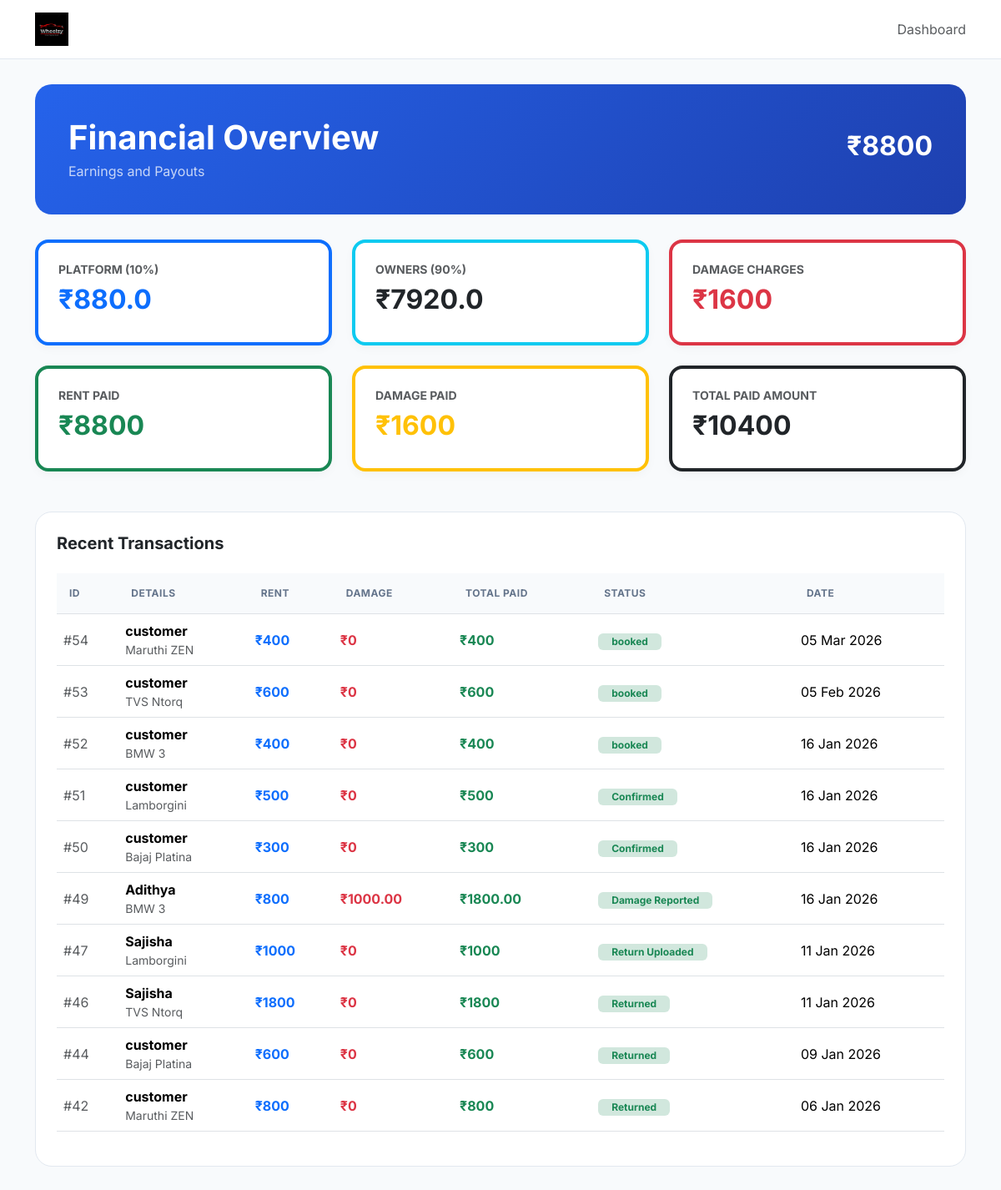
The page /admin_revenue/ (signed in) on the database as committed earlier.
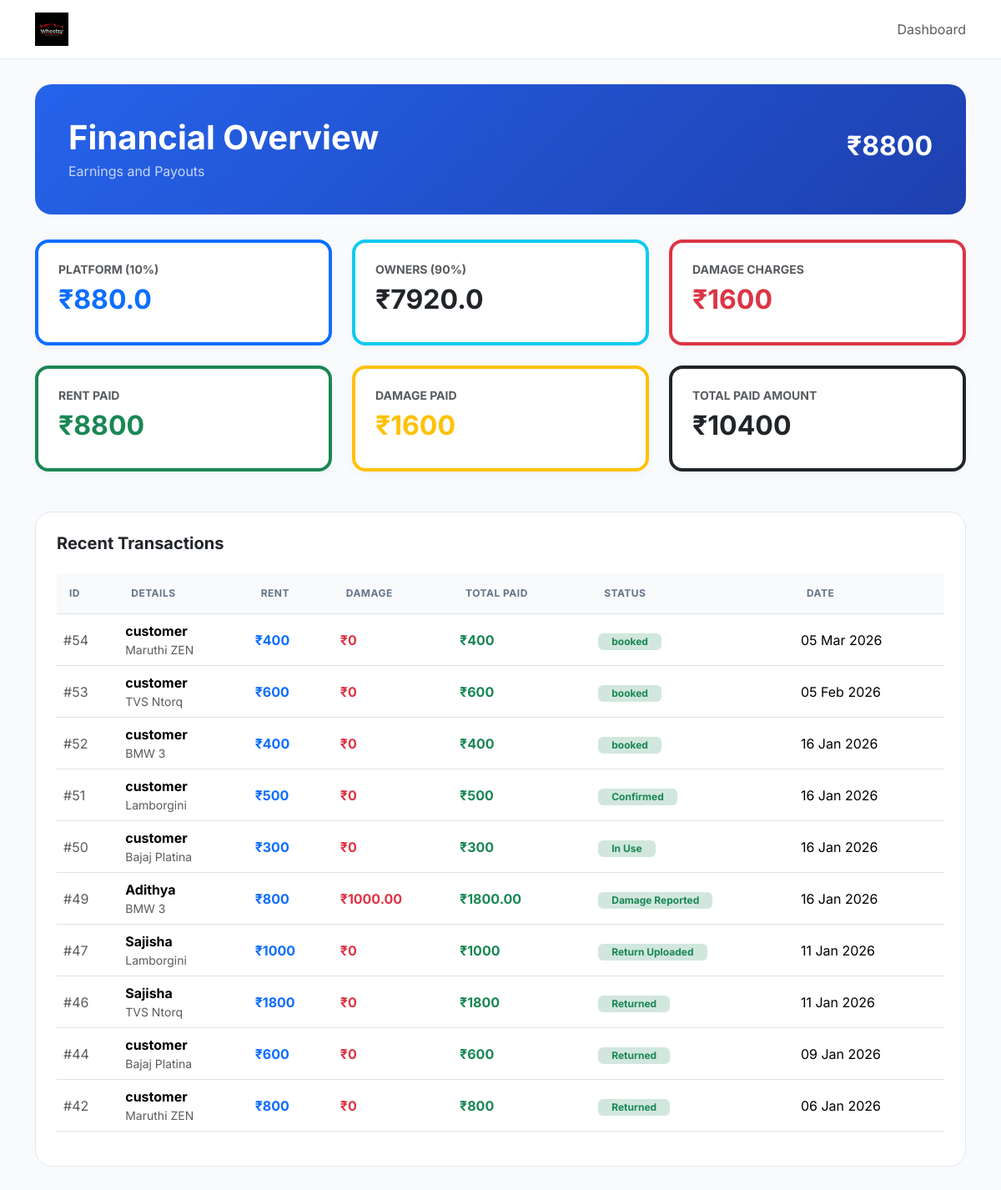
The same page on the database as committed later.
### wheelzy_app/models.py (models this page shows, shortened)
class Booking(models.Model):
    STATUS_CHOICES = [
        ("payment_pending", "Payment Pending"),
        ("pending", "Pending"),
        ("confirmed", "Confirmed"),
        ("in_use", "In Use"),
        ("returned", "Returned"),
        ("return_uploaded", "Return Uploaded"),
        ("damage_reported", "Damage Reported"),
        ("cancelled", "Cancelled"),
        ("rejected", "Rejected"),
    ]
    user = models.ForeignKey(User, on_delete=models.CASCADE)
    vehicle = models.ForeignKey(Vehicle, on_delete=models.CASCADE)
    start_time = models.DateTimeField()
    end_time = models.DateTimeField()
    total_price = models.PositiveIntegerField(default=0)
    status = models.CharField(max_length=30, choices=STATUS_CHOICES, default="payment_pending")
    is_rent_paid = models.BooleanField(default=False)
    ordered_at = models.DateTimeField(auto_now_add=True)
    razorpay_order_id = models.CharField(max_length=255, blank=True, null=True)
    razorpay_payment_id = models.CharField(max_length=255, blank=True, null=True)
    razorpay_signature = models.CharField(max_length=255, blank=True, null=True)

class Vehicle(models.Model):
    VEHICLE_TYPES = (
        ("car", "Car"),
        ("bike", "Bike"),
    )
    owner = models.ForeignKey(
        User,
        on_delete=models.CASCADE,
        related_name="vehicles",
        null=True,
        blank=True
    )
    vehicle_name = models.CharField(max_length=255)
    vehicle_type = models.CharField(max_length=25, choices=VEHICLE_TYPES)
    number_plate = models.CharField(max_length=50, unique=True)
    price_per_hour = models.PositiveIntegerField()
    seats = models.PositiveIntegerField(blank=True)
    image = CloudinaryField('vehicle_images', blank=True, null=True)
    is_available = models.BooleanField(default=True)

### wheelzy_app/views.py (the view)
# urls.py: path("admin_revenue/", views.admin_revenue, name="admin_revenue"),
@login_required
def admin_revenue(request):
    if not request.user.is_superuser:
        return redirect("home")
    paid_bookings = Booking.objects.filter(
        is_rent_paid=True
    ).exclude(status="cancelled")
    rent_paid_total = paid_bookings.aggregate(
        total=Sum("total_price")
    )["total"] or 0
    platform_commission = rent_paid_total * 0.10
    owner_payout = rent_paid_total * 0.90
    damage_paid_total = DamageReport.objects.filter(
        is_paid=True
    ).aggregate(
        total=Sum("extra_charge")
    )["total"] or 0
    total_paid_amount = rent_paid_total + damage_paid_total
    recent_bookings = []
    for booking in (
        paid_bookings
        .select_related("user", "vehicle")
        .order_by("-ordered_at")[:10]
    ):
        damage_amount = 0
        if hasattr(booking, "damage_report") and booking.damage_report.is_paid:
            damage_amount = booking.damage_report.extra_charge
        recent_bookings.append({
            "id": booking.id,
            "customer": booking.user.username,
            "vehicle": booking.vehicle.vehicle_name,
            "rent_amount": booking.total_price,
            "damage_amount": damage_amount,
            "final_amount": booking.total_price + damage_amount,
            "status": booking.get_status_display(),
            "date": booking.ordered_at,
        })
    return render(request, "admin_revenue.html", {
        "total_rental_revenue": rent_paid_total,
        "rent_paid_total": rent_paid_total,
        "platform_commission": platform_commission,
        "owner_payout": owner_payout,
        "damage_revenue": damage_paid_total,
        "damage_paid_total": damage_paid_total,
        "total_paid_amount": total_paid_amount,
        "recent_bookings": recent_bookings,
    })

### wheelzy_app/templates/admin_revenue.html (shortened to what the changed rows need)
{% load static %}
<!DOCTYPE html>
<html lang="en">
<head>
    <link href="https://cdn.jsdelivr.net/npm/bootstrap@5.3.2/dist/css/bootstrap.min.css" rel="stylesheet">
    <link rel="stylesheet" href="https://cdnjs.cloudflare.com/ajax/libs/font-awesome/6.5.1/css/all.min.css">
</head>
<body>
    <div class="container pb-5">
        <div class="revenue-header d-flex justify-content-between align-items-center">
            <div>
                <h1 class="fw-bold mb-1">Financial Overview</h1>
            </div>
            <h2 class="fw-bold">₹{{ total_rental_revenue }}</h2>
        </div>
        <div class="row g-4 mb-5">
            <div class="col-md-4">
                <div class="rev-card border-top border-4 border-primary">
                    <h2 class="fw-bold text-primary">₹{{ platform_commission }}</h2>
                </div>
            </div>
            <div class="col-md-4">
                <div class="rev-card border-top border-4 border-info">
                    <h2 class="fw-bold">₹{{ owner_payout }}</h2>
                </div>
            </div>
            <div class="col-md-4">
                <div class="rev-card border-top border-4 border-danger">
                    <h2 class="fw-bold text-danger">₹{{ damage_revenue }}</h2>
                </div>
            </div>
            <div class="col-md-4">
                <div class="rev-card border-top border-4 border-success">
                    <h2 class="fw-bold text-success">₹{{ rent_paid_total }}</h2>
                </div>
            </div>
            <div class="col-md-4">
                <div class="rev-card border-top border-4 border-warning">
                    <h2 class="fw-bold text-warning">₹{{ damage_paid_total }}</h2>
                </div>
            </div>
            <div class="col-md-4">
                <div class="rev-card border-top border-4 border-dark">
                    <h2 class="fw-bold">₹{{ total_paid_amount }}</h2>
                </div>
            </div>
        </div>
        <div class="table-container">
            <div class="table-responsive">
                <table class="table align-middle">
                    <thead>
                    <tr>
                        <th>ID</th>
                        <th>Details</th>
                        <th>Rent</th>
                        <th>Damage</th>
                        <th>Total Paid</th>
                        <th>Status</th>
                        <th>Date</th>
                    </tr>
                    </thead>
                    <tbody>
                        {% for b in recent_bookings %}
                        <tr>
                            <td class="text-muted">#{{ b.id }}</td>
                            <td>
                                <div class="fw-bold">{{ b.customer }}</div>
                                <div class="small text-muted">{{ b.vehicle }}</div>
                            </td>
                            <td class="fw-bold text-primary">₹{{ b.rent_amount }}</td>
                            <td class="fw-bold text-danger">
                                {% if b.damage_amount %}
                                    ₹{{ b.damage_amount }}
                                {% else %}
                                    ₹0
                                {% endif %}
                            </td>
                            <td class="fw-bold text-success">₹{{ b.final_amount }}</td>
                            <td><span class="badge bg-success-subtle text-success px-3">{{ b.status }}</span></td>
                            <td>{{ b.date|date:"d M Y" }}</td>
                        </tr>
                        {% endfor %}
                    </tbody>
                </table>
            </div>
        </div>
    </div>
</body>
</html>

Rows that differ between the two databases and show on the page:
changed Booking id 50: status "Confirmed" → "In Use"
